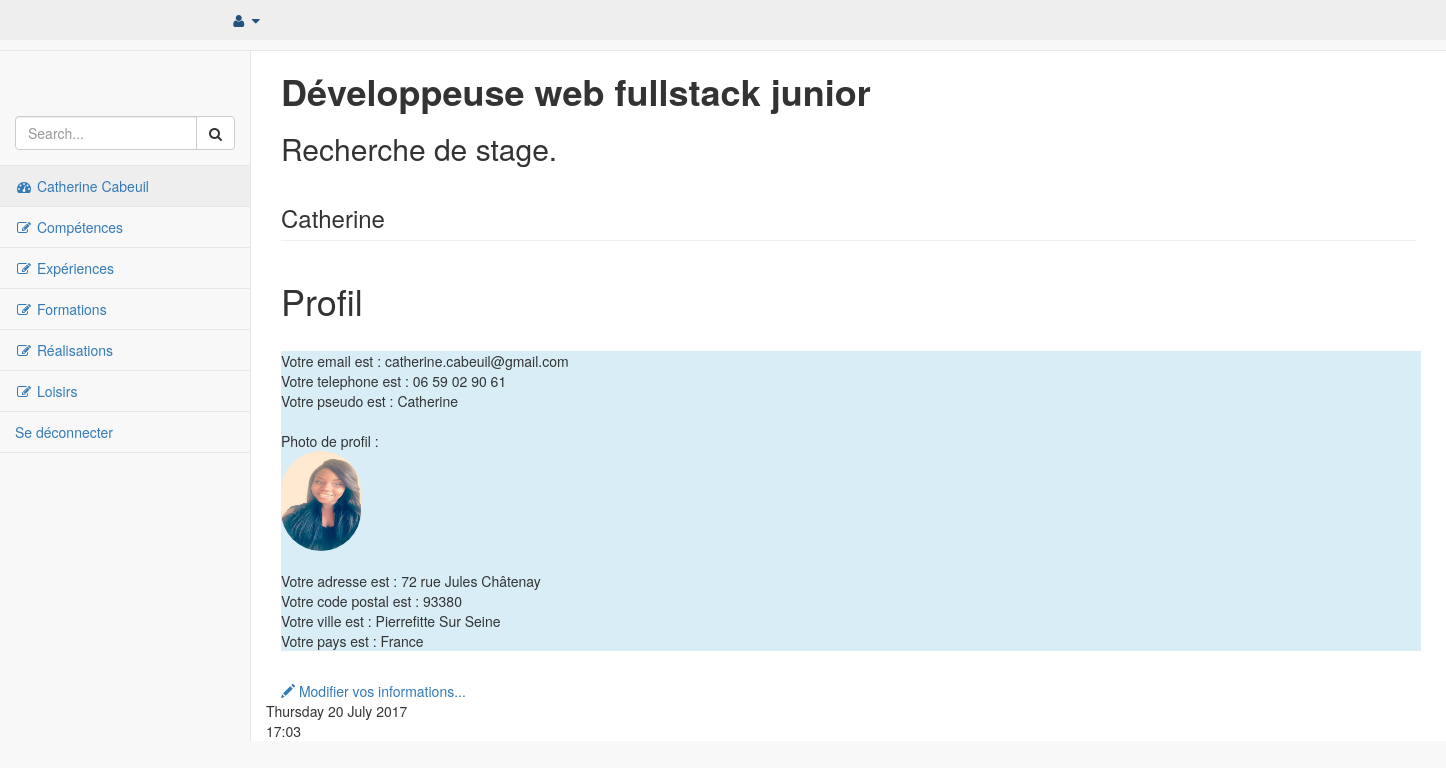
/admin/pages/index.php (signed in), run on the app's committed database.
### tables this page shows
CREATE TABLE `t_utilisateurs` (
  `id_utilisateur` int(11) NOT NULL COMMENT 'identifiant utilisateur',
  `prenom` varchar(25) NOT NULL,
  `nom` varchar(25) NOT NULL,
  `email` varchar(50) NOT NULL,
  `telephone` varchar(20) NOT NULL,
  `mdp` varchar(50) NOT NULL,
  `pseudo` varchar(25) NOT NULL,
  `avatar` varchar(20) NOT NULL,
  `age` smallint(2) NOT NULL,
  `date_naissance` date NOT NULL,
  `sexe` enum('Femme','Homme','','') NOT NULL,
  `etat_civil` enum('M.','Mme','','') NOT NULL,
  `statut_marital` varchar(13) NOT NULL,
  `adresse` text NOT NULL,
  `code_postal` varchar(5) NOT NULL,
  `ville` varchar(25) NOT NULL,
  `pays` varchar(25) NOT NULL
);

CREATE TABLE `t_titres_cv` (
  `id_titre_cv` int(11) NOT NULL,
  `titre_cv` text NOT NULL,
  `accroche` text NOT NULL,
  `logo` varchar(25) NOT NULL,
  `utilisateur_id` int(11) NOT NULL
);

### admin/pages/index.php (the view, shortened to what this page needs)
<?php require '../../connexion/connexion.php';
include '../inc/nav.inc.php';
 ?>
        <div id="page-wrapper">
            <div class="row">
                <div class="col-lg-12">
                    <?php
                    $sql = $pdoCV->query("SELECT * FROM t_titres_cv WHERE utilisateur_id='$id_utilisateur' ");
                    $ligne_titre = $sql->fetch();
                    ?>
                    <h1><strong><?= $ligne_titre['titre_cv']?></strong></h1>
                    <h2><?= $ligne_titre['accroche']?></h2>
                    <h3 class="page-header"><?= $ligne_utilisateur['pseudo'] ?></h3>
                </div>
            </div>
            <div class="row">
                <section id="profil" class="intro-section">
       <div class="container">
           <div class="row">
               <div class="col-lg-12">
                   <h1>Profil</h1>
           <?php
           $sql = $pdoCV->query("SELECT * FROM t_utilisateurs WHERE id_utilisateur = '$id_utilisateur'");
           $utilisateur = $sql->fetch();
           ?><br>
                       <p class="bg-info">Votre email est : <?=$utilisateur['email']?><br>
                       Votre telephone est : <?=$utilisateur['telephone']?><br>
                       Votre pseudo est : <?=$utilisateur['pseudo']?><br><br>
                        Photo de profil :<br>
                       <img src="../img/<?=$utilisateur['avatar']?>" width="80px" height="100px" style="border-radius:50px;" ></img><br><br>
                       Votre adresse est : <?=$utilisateur['adresse']?><br>
                       Votre code postal est : <?=$utilisateur['code_postal']?><br>
                       Votre ville est : <?=$utilisateur['ville']?><br>
                       Votre pays est : <?=$utilisateur['pays']?></p><br>
                       <a href="modif_profil.php?
                       id_utilisateur=<?= $utilisateur['id_utilisateur']?>"><span class="glyphicon glyphicon-pencil" ></span> Modifier vos informations...</a>
   </section>
            <?php
            $heure = date("H:i");
            echo strftime("%A %d %B %Y");
            echo "<br>".$heure;
            ?>
        </div>
    </div>
</body>
</html>

### admin/inc/nav.inc.php (shortened to what this page needs)
<?php
if (isset($_SESSION['connexion']) && $_SESSION['connexion'] == 'connecté') {
    $id_utilisateur=$_SESSION['id_utilisateur'];
}
else {
    header('location:authentification.php');
}
$sql = $pdoCV->query("SELECT * FROM t_utilisateurs WHERE id_utilisateur='$id_utilisateur' ");
$ligne_utilisateur = $sql->fetch();
?>
<!DOCTYPE html>
<html lang="fr">
<head>
    <link href="../vendor/bootstrap/css/bootstrap.min.css" rel="stylesheet">
    <link href="../vendor/metisMenu/metisMenu.min.css" rel="stylesheet">
    <link href="../dist/css/sb-admin-2.css" rel="stylesheet">
    <link href="../vendor/morrisjs/morris.css" rel="stylesheet">
    <link href="../vendor/font-awesome/css/font-awesome.min.css" rel="stylesheet" type="text/css">
    <link rel="stylesheet" href="../css/monstyle.css">
</head>
<body>
    <div id="wrapper">
        <nav class="navbar navbar-default navbar-static-top" role="navigation" style="margin-bottom: 0">
            <div class="navbar-header">
                <a class="navbar-brand" href="index.php">Admin <?= $ligne_utilisateur['prenom'].' '.$ligne_utilisateur['nom']; ?></a>
            </div>
            <ul class="nav">
                <li class="dropdown">
                    <a class="dropdown-toggle" data-toggle="dropdown" href="#">
                        <i class="fa fa-user fa-fw"></i> <i class="fa fa-caret-down"></i>
                    </a>
                </li>
            </ul>
            <div class="navbar-default sidebar" role="navigation">
                <div class="sidebar-nav navbar-collapse">
                    <ul class="nav" id="side-menu">
                        <li class="sidebar-search">
                            <div class="input-group custom-search-form">
                                <input type="text" class="form-control" placeholder="Search...">
                                <span class="input-group-btn">
                                <button class="btn btn-default" type="button">
                                    <i class="fa fa-search"></i>
                                </button>
                            </span>
                            </div>
                        </li>
                        <li>
                            <a href="index.php"><i class="fa fa-dashboard fa-fw"></i> <?= $ligne_utilisateur['prenom'].' '.$ligne_utilisateur['nom']; ?></a>
                        </li>
                        <li>
                            <a href="competences.php"><i class="fa fa-edit fa-fw"></i> Compétences</a>
                        </li>
                        <li>
                            <a href="experiences.php"><i class="fa fa-edit fa-fw"></i> Expériences</a>
                        </li>
                        <li>
                            <a href="formations.php"><i class="fa fa-edit fa-fw"></i> Formations</a>
                        </li>
                        <li>
                            <a href="realisations.php"><i class="fa fa-edit fa-fw"></i> Réalisations</a>
                        </li>
                        <li>
                            <a href="loisirs.php"><i class="fa fa-edit fa-fw"></i> Loisirs</a>
                        </li>
                                <li>
                                    <a href="../pages/index.php?quitter=oui">Se déconnecter</a>
                                </li>
                            </ul>
                </div>
            </div>
        </nav>

### data on the page
t_utilisateurs: prenom "Catherine", nom "Cabeuil", pseudo "Catherine", email "catherine.cabeuil@gmail.com", telephone "06 59 02 90 61", avatar (picture), adresse "72 rue Jules Châtenay", code_postal "93380", ville "Pierrefitte Sur Seine", pays "France"
t_titres_cv: titre_cv "Développeuse web fullstack junior", accroche "Recherche de stage."

### other printed values
strftime("%A %d %B %Y") "Thursday 20 July 2017"
